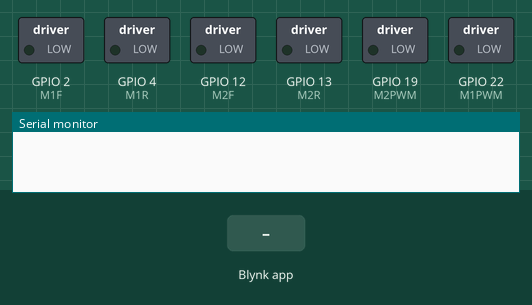
The sketch below on a simulated ESP32. Shown: switched loads named in the sketch (green lamp = pin HIGH), the last lines printed to the serial monitor. The test bench sets the inputs (shaded band). WiFi joins after 1.5 s; servers stay silent unless stated.

Above: at 3.0 s.
3.1 s: Blynk app writes 1 to V1
At 3.7 s:
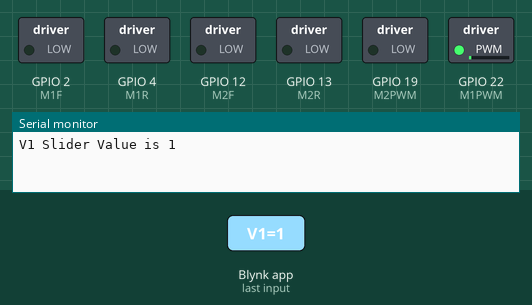
4.6 s: Blynk app writes 200 to V1
At 4.9 s:
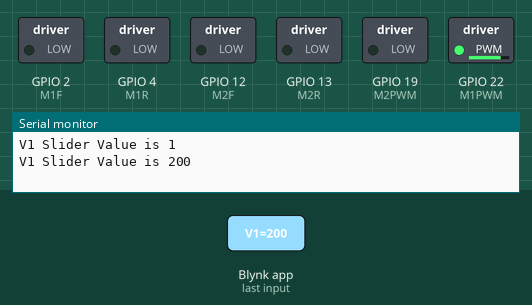
6.1 s: Blynk app writes 1 to V2
At 7.2 s:
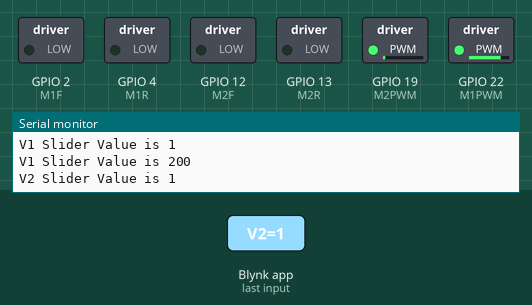
7.6 s: Blynk app writes 0 to V1
At 8.4 s:
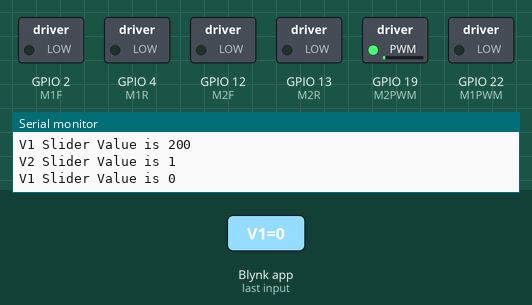
9.1 s: Blynk app writes 200 to V2
At 9.5 s:
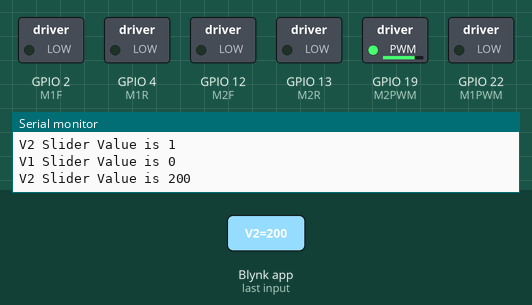
10.6 s: Blynk app writes 1 to V1
At 11.9 s:
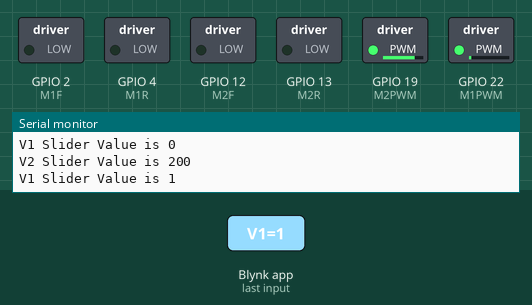
Timing chart, 0 to 13.1 s (numbered marks = the images above; inputs shaded):
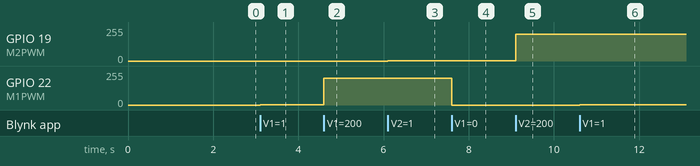

The sketch:

control-dc-motor-with-esp32-and-blynk-iot.ino
```cpp
#define BLYNK_PRINT Serial


#define BLYNK_TEMPLATE_ID "TMPL3XW9noTXk"
#define BLYNK_TEMPLATE_NAME "Control DC Motor with ESP32"
#define BLYNK_AUTH_TOKEN "ibA3EUu7-XQ3oCc07WcBTme8sddfwDYdnU1hdxU"

#include <WiFi.h>
#include <BlynkSimpleEsp32.h>


char auth[] = BLYNK_AUTH_TOKEN;

char ssid[] = "WiFi Username";  // type your wifi name
char pass[] = "WiFi Password";  // type your wifi password

int M1PWM = 22;
int M2PWM = 19;
int M1F = 2; //GPIO5
int M1R = 4; //GPIO4
int M2F = 12; //GPIO0
int M2R = 13; //GPIO2

int pinValue1;
int pinValue2;

BLYNK_WRITE(V1)
{
  int pinValue1 = param.asInt();
  analogWrite(M1PWM,pinValue1);
  Blynk.virtualWrite(V1,pinValue1);
  Serial.print("V1 Slider Value is ");
  Serial.println(pinValue1);
}

BLYNK_WRITE(V2)
{
  int pinValue2 = param.asInt();
  analogWrite(M2PWM,pinValue2);
  Blynk.virtualWrite(V1,pinValue2);
  Serial.print("V2 Slider Value is ");
  Serial.println(pinValue2);
}


void setup(){
  pinMode(M1PWM, OUTPUT);
  pinMode(M2PWM, OUTPUT);
  pinMode(M1F, OUTPUT);
  pinMode(M1R, OUTPUT);
  pinMode(M2F, OUTPUT);
  pinMode(M2R, OUTPUT);
  Serial.begin(9600);
  Blynk.begin(auth,ssid,pass);

}

void loop(){
  Blynk.run();

}
```

Measured:
- after the input at 3.1 s, GPIO 22 (M1PWM): 0/255 → 1/255 at once
- after the input at 4.6 s, GPIO 22 (M1PWM): 1/255 → 200/255 at once
- after the input at 6.1 s, GPIO 19 (M2PWM): 0/255 → 1/255 at once
- after the input at 7.6 s, GPIO 22 (M1PWM): 200/255 → 0/255 at once
- after the input at 9.1 s, GPIO 19 (M2PWM): 1/255 → 200/255 at once
- after the input at 10.6 s, GPIO 22 (M1PWM): 0/255 → 1/255 at once
